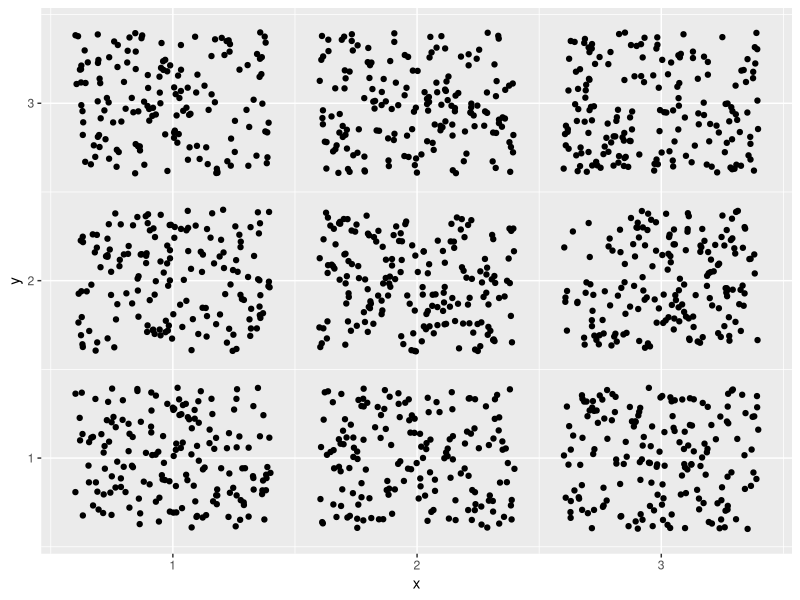
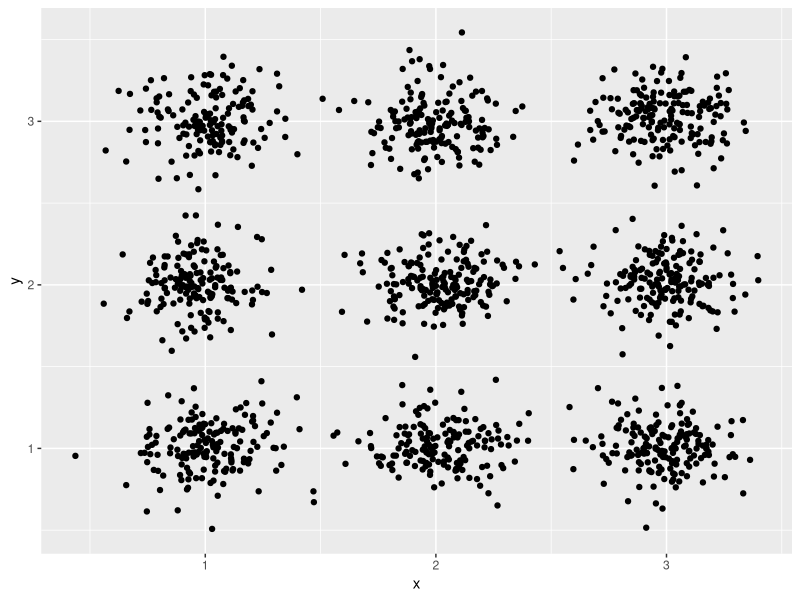
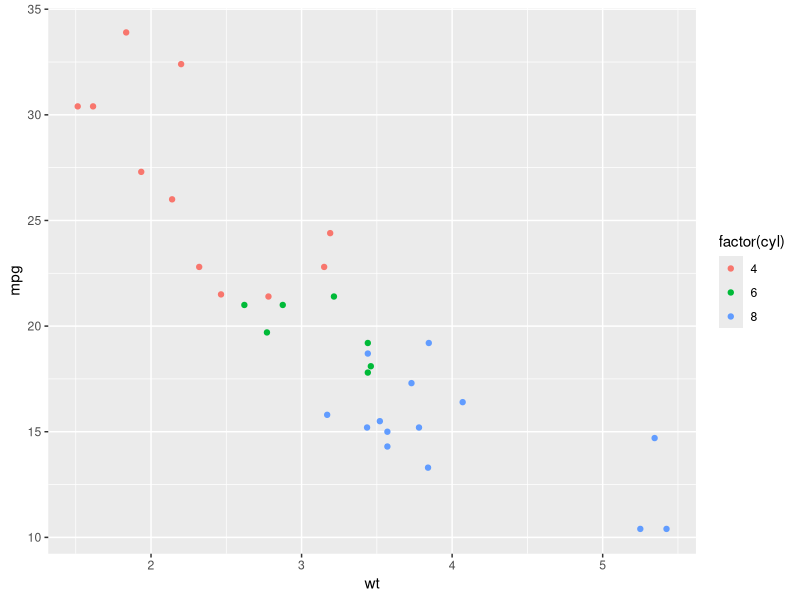
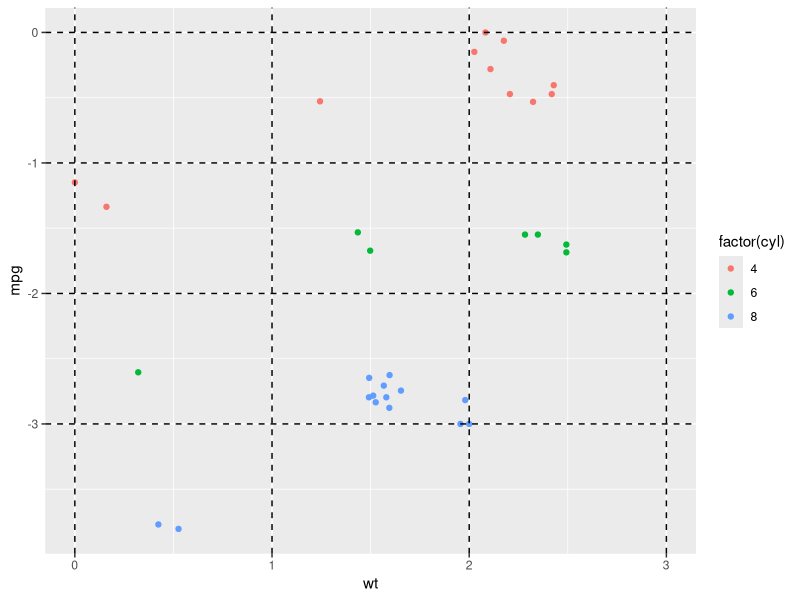

These charts were generated, in order, by the following R code:
## ---- chunk 1
knitr::opts_chunk$set(echo = TRUE)
options(tidyverse.quiet = TRUE)
## ---- chunk 2
library(tidyverse)

## ---- chunk 3

normal_transformer <- function(x, sd) {
  function(x) {x + rnorm(length(x), sd = sd)}
}

PositionJitterNormal <- ggproto('PositionJitterNormal', Position,
           
  # We need an x and y position aesthetic                              
  required_aes = c('x', 'y'),
  
  # By using the "self" argument we can access parameters that the 
  # user has passed to the position, and add them as layer parameters
  setup_params = function(self, data) {
    list(
      sd_x = self$sd_x, 
      sd_y = self$sd_y
    )
  },

  # When computing the layer, we can read the standard deviation 
  # parameters off the param list, and use them to transform the
  # position aesthetics
  compute_layer = function(data, params, panel) {
    
    # construct transformers for the x and y position scales 
    x_transformer <- normal_transformer(x, params$sd_x)
    y_transformer <- normal_transformer(y, params$sd_y)
    
    # return the transformed data
    transform_position(
      df = data,
      trans_x = x_transformer,  
      trans_y = y_transformer
    )
  }
)

position_jitternormal <- function(sd_x = .15, sd_y = .15) {
  ggproto(NULL, PositionJitterNormal, sd_x = sd_x, sd_y = sd_y)
}


df <- data.frame(
  x = sample(1:3, 1500, TRUE),
  y = sample(1:3, 1500, TRUE)
)

ggplot(df, aes(x, y)) + geom_point(position = position_jitter())
ggplot(df, aes(x, y)) + geom_point(position = position_jitternormal())

## ---- chunk 4
normal_transformer <- function(x) {
  function(x) {(x - min(x))/(max(x)-min(x))}
}

PositionWrap <- ggproto('PositionWrap', Position,
           
  # We need an x and y position aesthetic                              
  required_aes = c('x', 'y', 'wrap'),
  
  # By using the "self" argument we can access parameters that the 
  # user has passed to the position, and add them as layer parameters
  setup_params = function(self, data) {
    list(
      # sd_x = self$sd_x, 
      # sd_y = self$sd_y
    )
  },

  # When computing the layer, we can read the standard deviation 
  # parameters off the param list, and use them to transform the
  # position aesthetics
  compute_layer = function(data, params, panel) {
    
    # # construct transformers for the x and y position scales 
    # x_transformer <- normal_transformer(x)
    # y_transformer <- normal_transformer(y) 
    wrap <- as.numeric(as.factor(data$wrap))
    
    # return the transformed data
    transform_position(
      df = data,
      trans_x = function(x) {(x - min(x))/(max(x)-min(x)) + (wrap %% 3) }, 
      trans_y = function(y) {(y - max(y))/(max(y)-min(y)) - (wrap %/% 3)  }
    )
  }
)

position_wrap <- function(sd_x = .15, sd_y = .15) {
  ggproto(NULL, PositionWrap, sd_x = sd_x, sd_y = sd_y)
}


df <- data.frame(
  x = rnorm(50),
  y = rnorm(50),
  index = 1:50
)

ggplot(mtcars, aes(wt, mpg, color = factor(cyl))) + geom_point()
ggplot(mtcars, aes(wt, mpg, color = factor(cyl), wrap = interaction(gear, cyl))) + geom_point(position = position_wrap()) + 
  geom_vline(xintercept = 0:3, linetype = "dashed") + 
  geom_hline(yintercept = 0:-3, linetype = "dashed")
